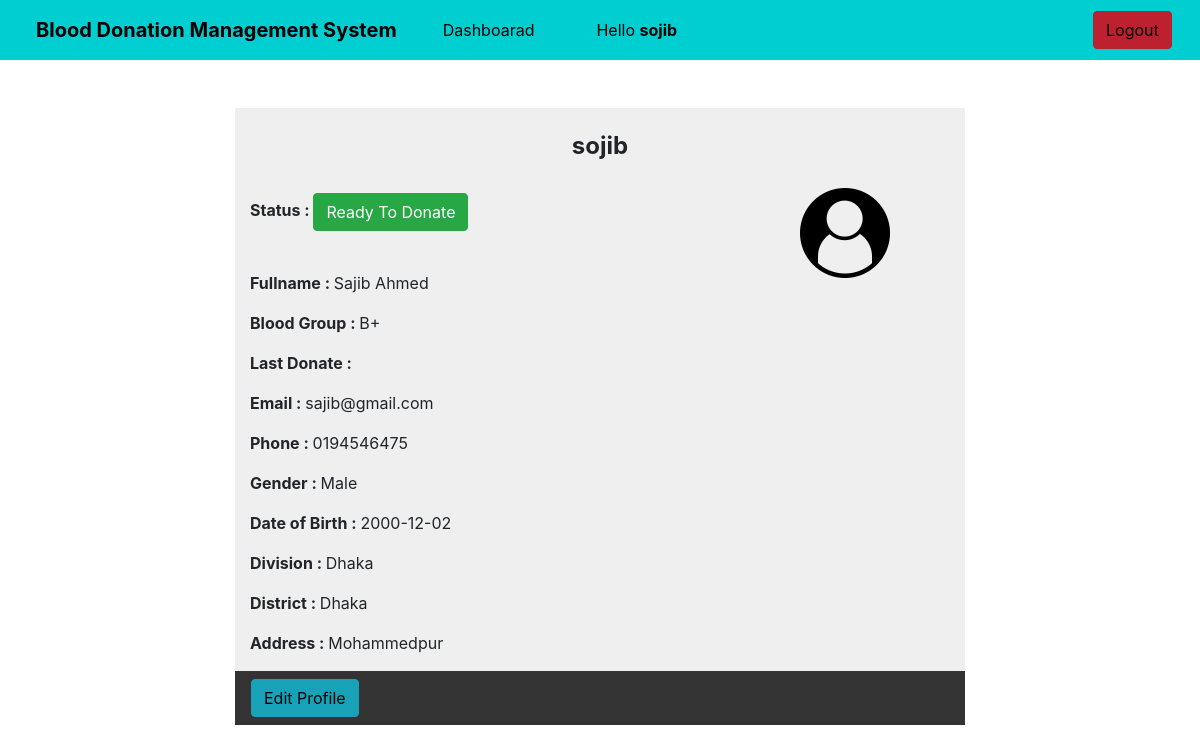
The app's page /donor_profile/ (signed in) with its own data.
### home/models.py (models this page shows, shortened)
class Donor(models.Model):
    donor = models.OneToOneField(User, on_delete=models.CASCADE, blank=True, null=True)
    date_of_birth = models.CharField(max_length=100)
    phone = models.CharField(max_length=10)
    city = models.CharField(max_length=100)
    state = models.CharField(max_length=100)
    address = models.TextField(max_length=500, default="")
    blood_group = models.ForeignKey(BloodGroup, on_delete=models.CASCADE)
    last_donate = models.CharField(max_length=100, blank=True)
    gender = models.CharField(max_length=10)
    image = models.ImageField(upload_to="")
    ready_to_donate = models.BooleanField(default=True)

class BloodGroup(models.Model):
    name = models.CharField(max_length=5)
    def __str__(self):
        return self.name

### home/views.py (the view)
# urls.py: path('donor_profile/', views.Donor_profile, name='donor_profile'),
@login_required(login_url = '/donor_login')
def Donor_profile(request):
    donor_profile = Donor.objects.get(donor=request.user)
    return render(request, "donor_profile.html", {'donor_profile':donor_profile})

### home/templates/donor_profile.html (shortened to what this page needs)
<!DOCTYPE html>
<html lang="en">
<head>
    <link rel="stylesheet" href="https://stackpath.bootstrapcdn.com/bootstrap/4.5.0/css/bootstrap.min.css"
>
</head>
<body>
<nav class="navbar navbar-expand-lg navbar-dark sticky-top navbar-shadow">
    <a class="navbar-brand" style="color:black; margin:2px 0px 2px 20px"><strong>Blood Donation Management System</strong> </a>
    <a class="nav-item nav-link active" href="/donor_view/" style="color:black;margin:2px 0px 2px 30px">Dashboarad</a>
    <a href="#" class="nav-item nav-link active" style="color:black;margin:2px 0px 2px 30px">Hello <strong>{{request.user}}</strong></a>
    <a class="btn nav-btn btn-danger active " href="/logout/" style="color:black;margin:2px 0px 2px 400px">Logout</a>
</nav><br><br>
<div class="container">
    <div class="row">
        <div class="col-md-2"></div>
           <div class="col-md-8" >
               <div class="container-fluid" style="background-color: #1111"><br>
                   <h4 class="text-center"><strong>{{user}}</strong></h4><br>
                   <div class="row">
                        <div class="col-md-6">
                        <p><strong>Status : </strong>
                        {% if donor_profile.ready_to_donate %}
                        <a href="/change_status/" class="btn btn-success"  font-size: 23px;>Ready To Donate</a>
                        {% else %}
                        <a href="/change_status/" class="btn btn-danger"  font-size: 20px;>Not Ready To Donate</a>
                        {% endif %}
                        </p><br>
                        <p> <strong>Fullname : </strong>{{user.get_full_name}}</p>
                        <p><strong>Blood Group : </strong>{{donor_profile.blood_group}}</p>
                        <p><strong>Last Donate : </strong>{{donor_profile.last_donate}}</p>
                        <p><strong>Email :  </strong>{{user.email}}</p>
                        <p><strong>Phone :  </strong>{{donor_profile.phone}}</p>
                        <p><strong>Gender :  </strong>{{donor_profile.gender}}</p>
                        <p><strong>Date of Birth : </strong>{{donor_profile.date_of_birth}}</p>
                        <p><strong>Division : </strong> {{donor_profile.state}}</p>
                        <p><strong>District : </strong> {{donor_profile.city}}</p>
                        <p><strong>Address : </strong> {{donor_profile.address}}</p>
                        </div>
                        <div class="col-md-6">
                            <p><img src="{{donor_profile.image.url}}" alt="" class="img-responsive rounded" style="max-width: 100px;max-height: 120;margin:-10px 0px 0px 180px"></p>
                        </div>
                    </div>
                </div>
                <nav class="navbar navbar-expand-lg bg-body-tertiary" style="background-color: #333">
                    <ul class="nav navbar-nav">
                        <li><a href="/donor_edit_profile/" class="btn btn-info navbar-btn" style="color:black">Edit Profile</a></li>
                    </ul>
                </nav>
            </div>
        </div>
    </div><br><br>
</body>
</html>

### home/templates/donor_profile.html (style rules this page uses)
.navbar { background-color: #00CED1; }
body { background-color:; }

### records on screen
Donor: blood_group "B+", phone "0194546475", gender "Male", date_of_birth "2000-12-02", state "Dhaka", city "Dhaka", address "Mohammedpur", image (placeholder picture)

### other values on screen
{{ request.user }} "sojib"
{{ user }} "sojib"
{{ user.get_full_name }} "Sajib Ahmed"
{{ user.email }} "sajib@gmail.com"
